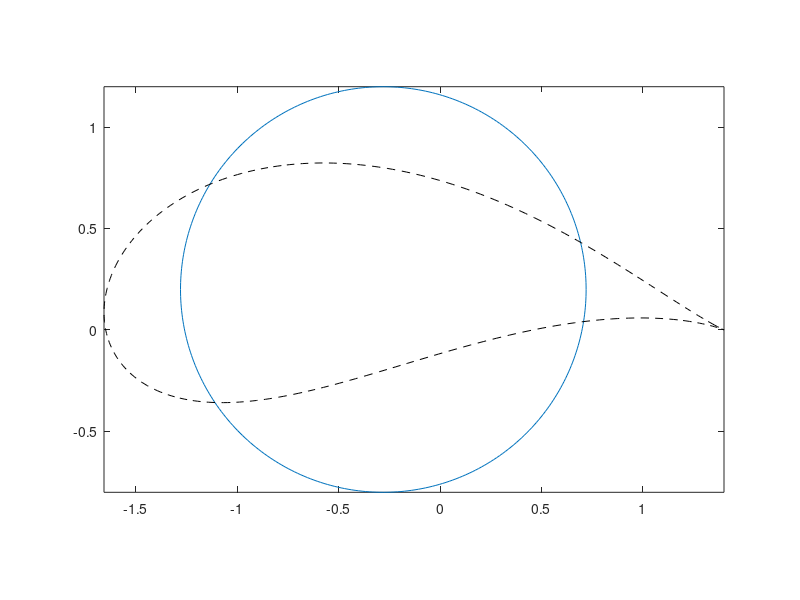

Source code (MATLAB):
clear; clc
a = 1;
b = 0.7;
yp = 0.199;
xp = b - sqrt(a*a-yp*yp);
theta = 0:360;
xa = a*cosd(theta) + xp;
ya = a*sind(theta) + yp;

plot(xa, ya);axis image

n = length(theta);
xa2 = xa;
ya2 = ya;
for i = 1:n
    zp = xa(i) + 1i*ya(i);
    z = zp + b^2/zp;
    xa2(i) = real(z);
    ya2(i) = imag(z);
end
hold on;
plot(xa2, ya2, 'k--');
hold off